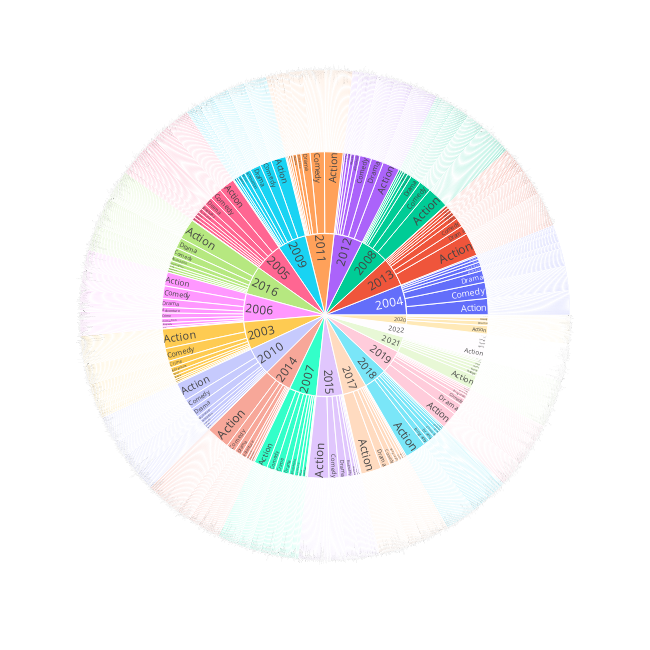

This figure's notebook cell:
### Markdown cell above
Explore the movies/ratings by year and genre

### Code cell
sunburst = df[['Year', 'Genre', 'Title', 'Rating']].sort_values('Rating', ascending=False)
sunburst['Genre'] = sunburst['Genre'].apply(lambda x: x.split(', ')[0])

burst = px.sunburst(sunburst, 
                    path=['Year', 'Genre', 'Title'], 
                    values='Rating',
                    width=650, 
                    height=650
                    )

burst.show()

### Figure 1 — Plotly figure (JSON) as saved in the notebook; plotly's stock layout.template omitted (floating-point values rounded to 4 significant figures; data arrays with more than 128 entries replaced by an {"elided": "..."} marker saying what was removed)
{"data": [{"branchvalues": "total", "domain": {"x": [0, 1], "y": [0, 1]}, "hovertemplate": "labels=%{label}<br>Rating=%{value}<br>parent=%{parent}<br>id=%{id}<extra></extra>", "ids": {"elided": "1834 str values"}, "labels": {"elided": "1834 str values"}, "name": "", "parents": {"elided": "1834 str values"}, "type": "sunburst", "values": {"elided": "1834 float values"}}], "layout": {"height": 650, "legend": {"tracegroupgap": 0}, "margin": {"t": 60}, "width": 650}}
